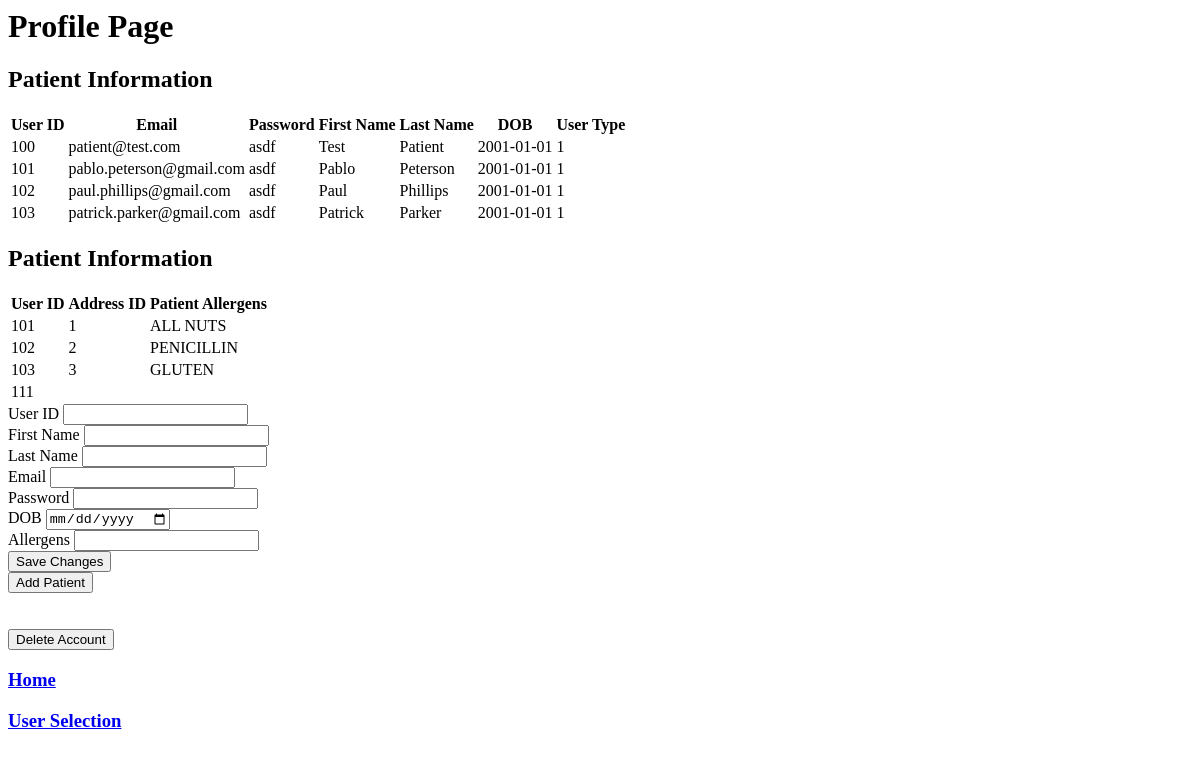
The page /php/admin_patient_profile.php on the database as committed earlier.
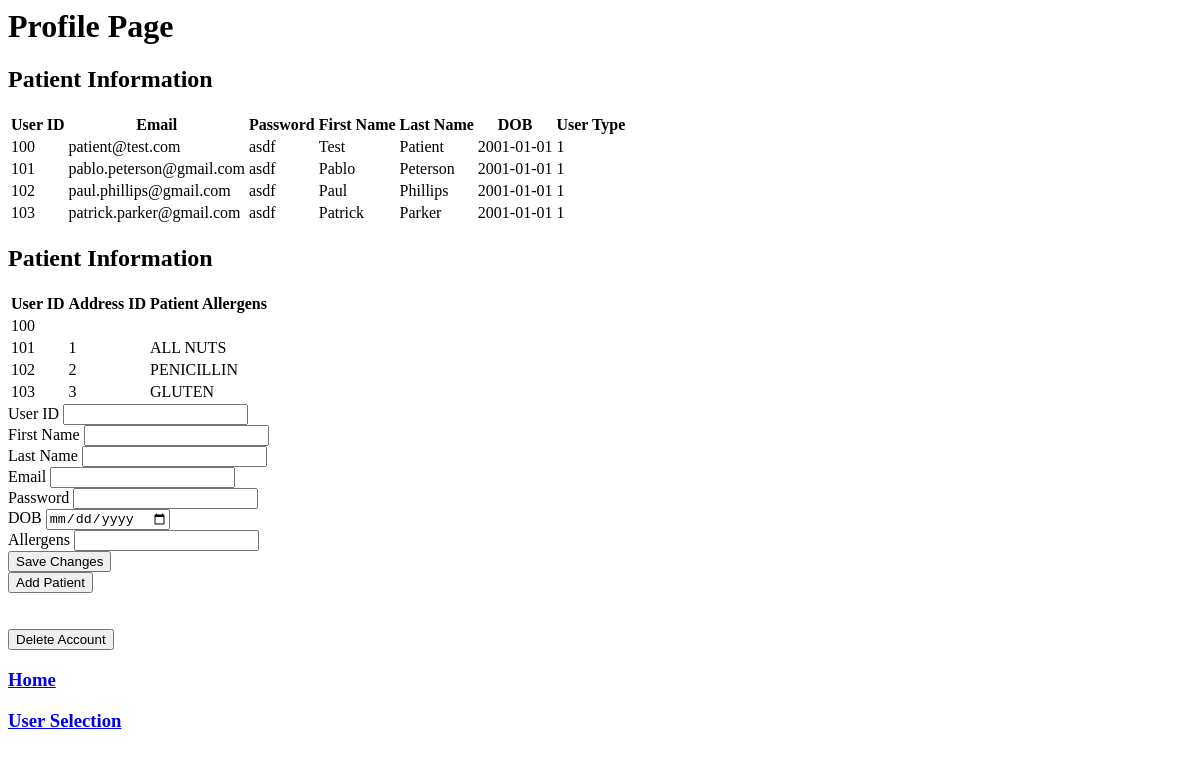
The same page on the database as committed later.
### tables this page shows
CREATE TABLE `user` (
  `User_ID` int(10) NOT NULL,
  `User_Email` varchar(255) NOT NULL,
  `User_Password` varchar(255) NOT NULL,
  `User_FName` varchar(255) NOT NULL,
  `User_LName` varchar(255) NOT NULL,
  `User_DOB` date NOT NULL,
  `User_Type` int(1) NOT NULL
);

CREATE TABLE `patient` (
  `User_ID` int(10) NOT NULL,
  `Address_ID` int(10) DEFAULT NULL,
  `Patient_Allergens` varchar(255) DEFAULT NULL
);

### php/admin_patient_profile.php (the view, shortened to what this page needs)
<html>
<head>
</head>
<body>
<h1>Profile Page</h1>
    <h2>Patient Information</h2>
        <?php
            require_once('db_conn.php');
            $sql5 = "SELECT * FROM `user` WHERE User_Type = '1'";
            $result5 = mysqli_query($conn, $sql5);
            if ($result5->num_rows > 0) {
                echo "<table>";
                echo "<tr><th>User ID</th><th>Email</th><th>Password</th><th>First Name</th><th>Last Name</th><th>DOB</th><th>User Type</th></tr>";
                while($row = $result5->fetch_assoc()) {
                    echo "<tr>";
                    echo "<td>" . $row["User_ID"] . "</td>";
                    echo "<td>" . $row["User_Email"] . "</td>";
                    echo "<td>" . $row["User_Password"] . "</td>";
                    echo "<td>" . $row["User_FName"] . "</td>";
                    echo "<td>" . $row["User_LName"] . "</td>";
                    echo "<td>" . $row["User_DOB"] . "</td>";
                    echo "<td>" . $row["User_Type"] . "</td>";
                    echo "</tr>";
                }
                echo "</table>";
            } else {
                echo "There are no patients";
            }
        ?>
        <h2>Patient Information</h2>
            <?php
                require_once('db_conn.php');
                $sql6 = "SELECT * FROM `patient`";
                $result6 = mysqli_query($conn, $sql6);
                if ($result6->num_rows > 0) {
                    echo "<table>";
                    echo "<tr><th>User ID</th><th>Address ID</th><th>Patient Allergens</th></tr>";
                    while($row = $result6->fetch_assoc()) {
                        echo "<tr>";
                        echo "<td>" . $row["User_ID"] . "</td>";
                        echo "<td>" . $row["Address_ID"] . "</td>";
                        echo "<td>" . $row["Patient_Allergens"] . "</td>";
                        echo "</tr>";
                    }
                    echo "</table>";
                } else {
                    echo "There are no patients";
                }
            ?>
    <form method="post" action="<?php echo $_SERVER['PHP_SELF']; ?>">
        <div>
            <label for="patientID">User ID</label>
            <input type="text" name="patientID">
        </div>
        <div>
            <label for="fnamePatientUpdate">First Name</label>
            <input type="text" name="fnamePatientUpdate">
        </div>
        <div>
            <label for="lnamePatientUpdate">Last Name</label>
            <input type="text" name="lnamePatientUpdate">
        </div>
        <div>
            <label for="emailPatientUpdate">Email</label>
            <input type="email" name="emailPatientUpdate">
        </div>
        <div>
            <label for="passwordPatientUpdate">Password</label>
            <input type="text" name="passwordPatientUpdate">
        </div>
        <div>
            <label for="dobPatientUpdate">DOB</label>
            <input type="date" name="dobPatientUpdate">
        </div>
        <div>
            <label for="allergenPatientUpdate">Allergens</label>
            <input type="text" name="allergenPatientUpdate">
        </div>
        <div>
            <input type="submit" name="submit" value="Save Changes">
        </div>
        <div>
            <input type="submit" name="add" value="Add Patient">
        </div>
        <br></br>
        <div>
            <input type="submit" name="delete" value="Delete Account">
        </div>
    </form>
    <h3><a href="admin_home.php">Home</a></h3>
    <h3><a href="admin_profile.php">User Selection</a></h3>
</body>
</html>

Rows that differ between the two databases and show on the page:
removed patient: User_ID "111"
added patient: User_ID "100"
